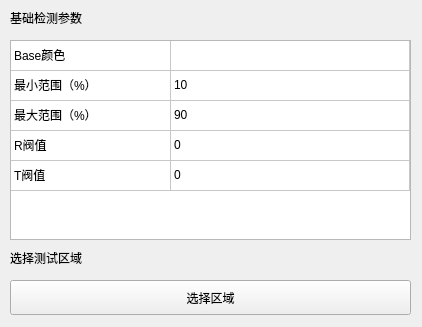
<?xml version="1.0" encoding="UTF-8"?>
<ui version="4.0">
 <class>InspHeightBaseWidget</class>
 <widget class="QWidget" name="InspHeightBaseWidget">
  <property name="geometry">
   <rect>
    <x>0</x>
    <y>0</y>
    <width>422</width>
    <height>327</height>
   </rect>
  </property>
  <property name="windowTitle">
   <string>InspHeightBaseWidget</string>
  </property>
  <widget class="QTableWidget" name="tableWidget">
   <property name="geometry">
    <rect>
     <x>10</x>
     <y>40</y>
     <width>401</width>
     <height>200</height>
    </rect>
   </property>
   <property name="wordWrap">
    <bool>true</bool>
   </property>
   <property name="rowCount">
    <number>5</number>
   </property>
   <attribute name="horizontalHeaderVisible">
    <bool>false</bool>
   </attribute>
   <attribute name="horizontalHeaderDefaultSectionSize">
    <number>160</number>
   </attribute>
   <attribute name="horizontalHeaderStretchLastSection">
    <bool>true</bool>
   </attribute>
   <attribute name="verticalHeaderVisible">
    <bool>false</bool>
   </attribute>
   <row>
    <property name="text">
     <string>1</string>
    </property>
   </row>
   <row>
    <property name="text">
     <string>2</string>
    </property>
   </row>
   <row/>
   <row/>
   <row/>
   <column>
    <property name="text">
     <string>1</string>
    </property>
   </column>
   <column>
    <property name="text">
     <string>2</string>
    </property>
   </column>
   <item row="0" column="0">
    <property name="text">
     <string>Base颜色</string>
    </property>
   </item>
   <item row="1" column="0">
    <property name="text">
     <string>最小范围（%）</string>
    </property>
   </item>
   <item row="1" column="1">
    <property name="text">
     <string>10</string>
    </property>
   </item>
   <item row="2" column="0">
    <property name="text">
     <string>最大范围（%）</string>
    </property>
   </item>
   <item row="2" column="1">
    <property name="text">
     <string>90</string>
    </property>
   </item>
   <item row="3" column="0">
    <property name="text">
     <string>R阀值</string>
    </property>
   </item>
   <item row="3" column="1">
    <property name="text">
     <string>0</string>
    </property>
   </item>
   <item row="4" column="0">
    <property name="text">
     <string>T阀值</string>
    </property>
   </item>
   <item row="4" column="1">
    <property name="text">
     <string>0</string>
    </property>
   </item>
  </widget>
  <widget class="QLabel" name="labelBasicParameter">
   <property name="geometry">
    <rect>
     <x>10</x>
     <y>10</y>
     <width>101</width>
     <height>16</height>
    </rect>
   </property>
   <property name="text">
    <string>基础检测参数</string>
   </property>
  </widget>
  <widget class="QPushButton" name="btnSelectROI">
   <property name="geometry">
    <rect>
     <x>10</x>
     <y>280</y>
     <width>401</width>
     <height>35</height>
    </rect>
   </property>
   <property name="text">
    <string>选择区域</string>
   </property>
  </widget>
  <widget class="QLabel" name="labelSelectROI">
   <property name="geometry">
    <rect>
     <x>10</x>
     <y>250</y>
     <width>101</width>
     <height>16</height>
    </rect>
   </property>
   <property name="text">
    <string>选择测试区域</string>
   </property>
  </widget>
 </widget>
 <layoutdefault spacing="6" margin="11"/>
 <resources/>
 <connections/>
</ui>
